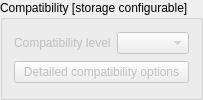
             <widget class="QGroupBox" name="compatGrpBox">
              <property name="title">
               <string>Compatibility [storage configurable]</string>
              </property>
              <layout class="QVBoxLayout" name="verticalLayout_22">
               <item>
                <layout class="QHBoxLayout" name="hLayout_compatLevel">
                 <item>
                  <widget class="QLabel" name="compatModeLabel">
                   <property name="enabled">
                    <bool>false</bool>
                   </property>
                   <property name="toolTip">
                    <string>&lt;html&gt;&lt;head/&gt;&lt;body&gt;&lt;p&gt;Either &lt;span style=&quot; font-weight:700;&quot;&gt;-complevel&lt;/span&gt; or &lt;span style=&quot; font-weight:700;&quot;&gt;+compatmode&lt;/span&gt; depending on the engine.&lt;br/&gt;Only some engines support this.&lt;/p&gt;&lt;/body&gt;&lt;/html&gt;</string>
                   </property>
                   <property name="text">
                    <string>Compatibility level</string>
                   </property>
                  </widget>
                 </item>
                 <item>
                  <widget class="QComboBox" name="compatModeCmbBox">
                   <property name="enabled">
                    <bool>false</bool>
                   </property>
                   <property name="sizePolicy">
                    <sizepolicy hsizetype="Expanding" vsizetype="Fixed">
                     <horstretch>0</horstretch>
                     <verstretch>0</verstretch>
                    </sizepolicy>
                   </property>
                   <property name="maxVisibleItems">
                    <number>15</number>
                   </property>
                  </widget>
                 </item>
                </layout>
               </item>
               <item>
                <widget class="QPushButton" name="compatOptsBtn">
                 <property name="enabled">
                  <bool>false</bool>
                 </property>
                 <property name="toolTip">
                  <string>&lt;html&gt;&lt;head/&gt;&lt;body&gt;&lt;p&gt;&lt;span style=&quot; font-style:italic;&quot;&gt;(ZDoom only)&lt;/span&gt; Detailed compatibility options and flags.&lt;/p&gt;&lt;/body&gt;&lt;/html&gt;</string>
                 </property>
                 <property name="text">
                  <string>Detailed compatibility options</string>
                 </property>
                </widget>
               </item>
              </layout>
             </widget>
